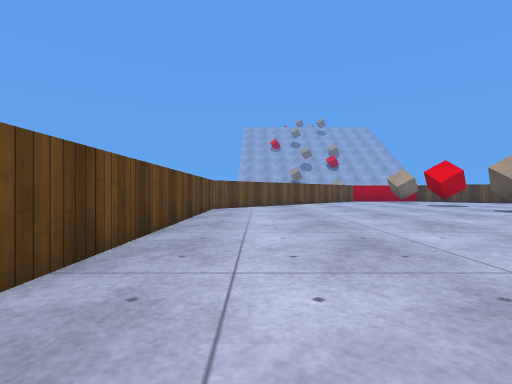
View 1 (above)

18 first-person views from a walk through a 3-D level made in the Unity game engine. The camera is 0.59 m above the floor, looks level and sees 85° across. The floor is counted in squares, 1 m on a side. Each view is taken from the middle of a square. On the plan, view 1 faces up. The plan holds only what a view shows up to about 9 squares ahead; the rest is blank. The place goes on beyond the plan. The player is left out. Surface patterns are stand-ins for the level's own textures.

View 2
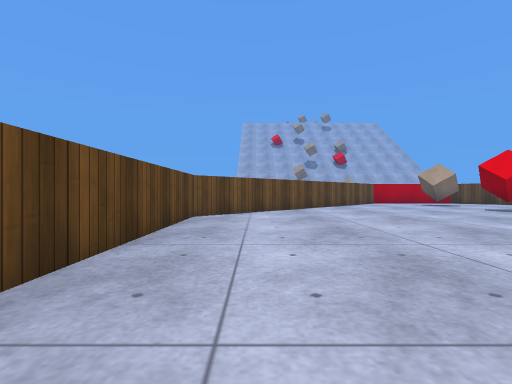

View 3
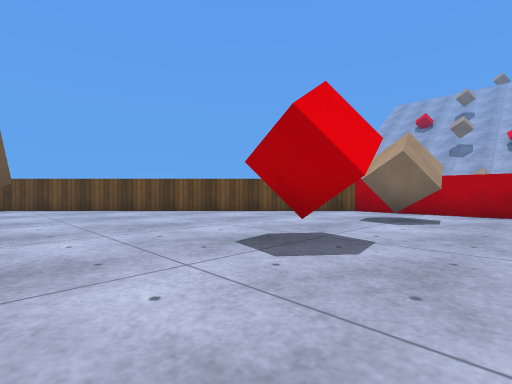

View 4
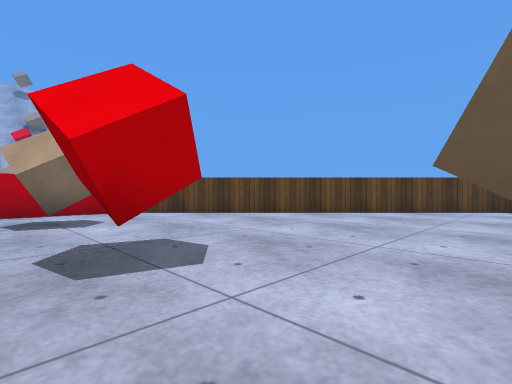

View 5
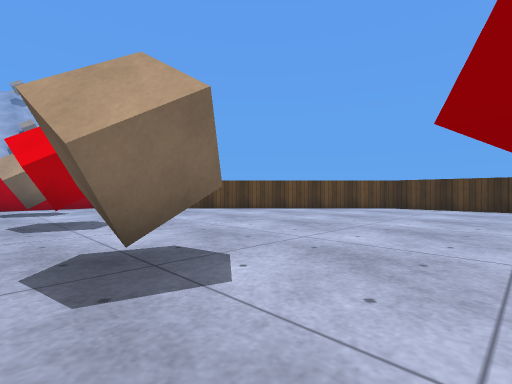

View 6
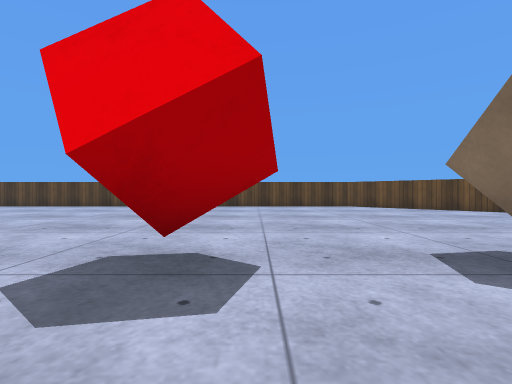

View 7
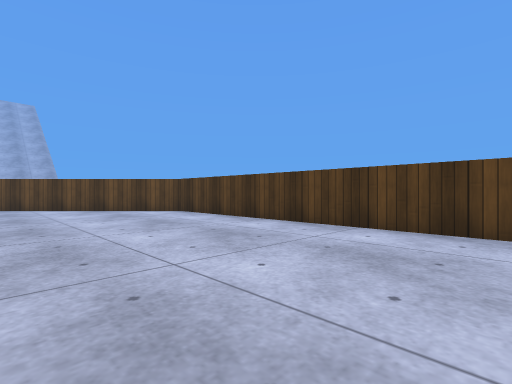

View 8
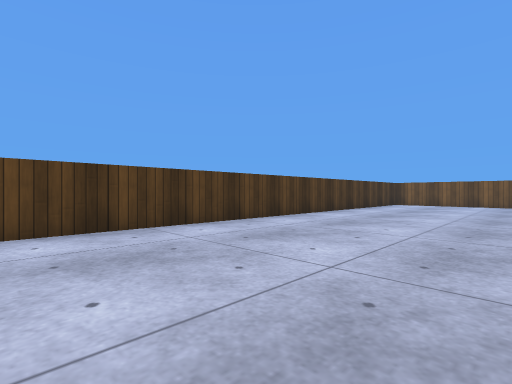

View 9
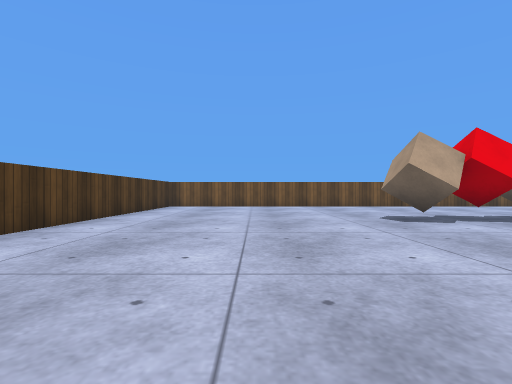

View 10
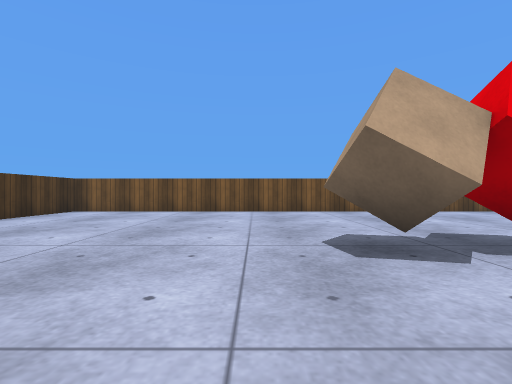

View 11
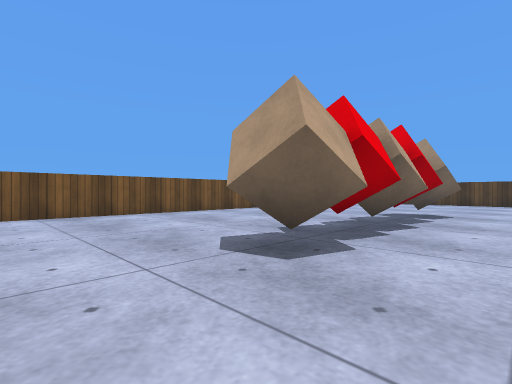

View 12
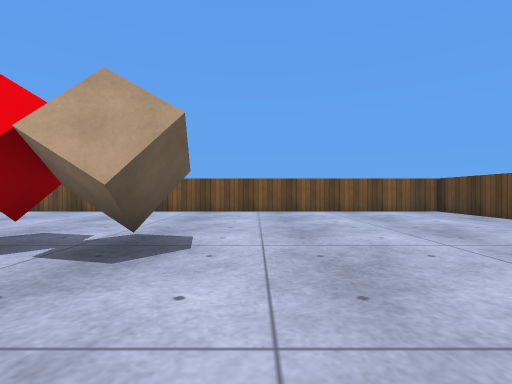

View 13
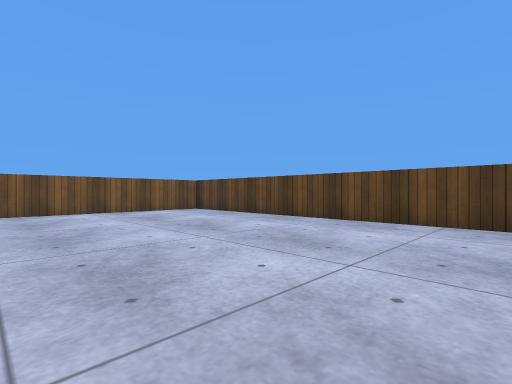

View 14
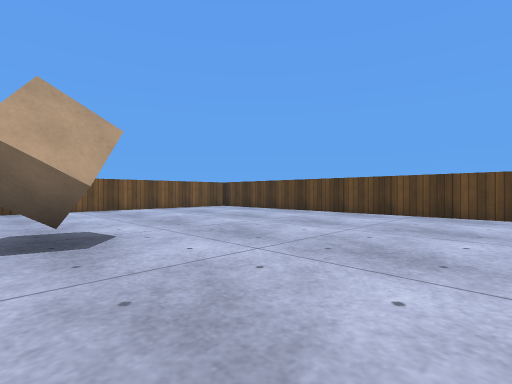

View 15
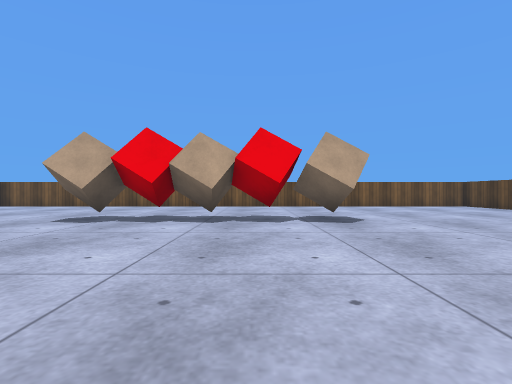

View 16
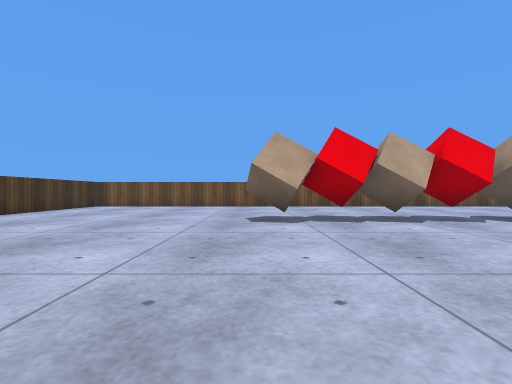

View 17
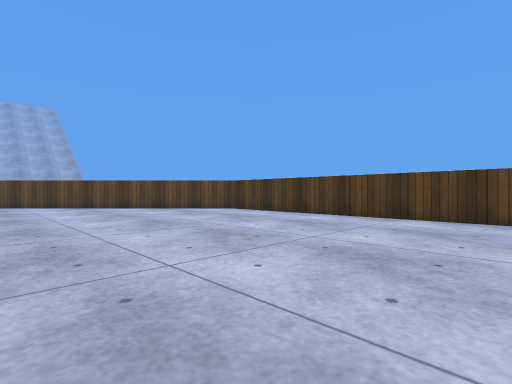

View 18
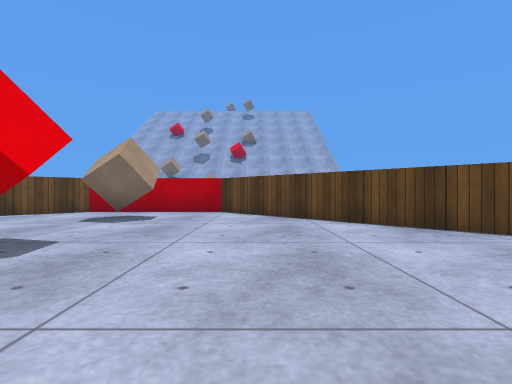

### Floor plan
Points are (right, up) in squares from view 1. A wall is a line through its corners. A room is listed if a view was taken in it or the views show most of it. See-through windows are left out.
Room 1 (views 1, 2, 3, 4, 5, 6, 7, 8, 9, 10, 11, 12, 13, 14, 15, 16, 17, 18)
walls: (-1.5, -0.2) (-1.5, -9.5) (17.5, -9.5) (17.5, 9.8) (10, 17.3) (6, 17.3) (-1.5, 9.8) (-1.5, 1.6)
objects: cube (5, -4) to (6, -4); red cube (7, -4); cube (8, -4); red cube (8, 5) to (8, 6); cube (8, 8) to (8, 9); red cube (8, 12); cube (8, 15) to (8, 16); red cube (9, -4); cube (10, -4) to (11, -4)

Where each view was taken, in squares from view 1:
view 1: 0 up, 0 right, facing up
view 2: 3 up, 0 right, facing up
view 3: 9 up, 10 right, facing up-left
view 4: 9 up, 7 right, facing up-right
view 5: 6 up, 7 right, facing up-right
view 6: 6 up, 10 right, facing left
view 7: 2 up, 13 right, facing up-right
view 8: 4 up, 13 right, facing down-right
view 9: 2 up, 14 right, facing down
view 10: 1 down, 12 right, facing down
view 11: 2 down, 13 right, facing down-left
view 12: 1 down, 4 right, facing down
view 13: 1 down, 4 right, facing down-left
view 14: 0 up, 6 right, facing down-left
view 15: 2 up, 7 right, facing down
view 16: 2 up, 11 right, facing down
view 17: 2 up, 11 right, facing up-right
view 18: 9 up, 11 right, facing up
